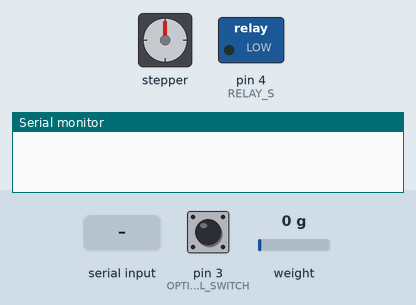
Simulated run of this sketch. Board: Arduino Uno, built with avr-gcc and run on an emulated ATmega328P. Parts: stepper motor, switched loads named in the sketch (green lamp = pin HIGH), the last lines printed to the serial monitor. The test bench sets the inputs (shaded band); at power-on: pin 3 (OPTICAL_SWITCH) HIGH, weight on the scale 0 g. Stepper angles assume 200 steps per turn.

Above: at 2.2 s.
2.3 s: "START" received over Serial
At 3.4 s:
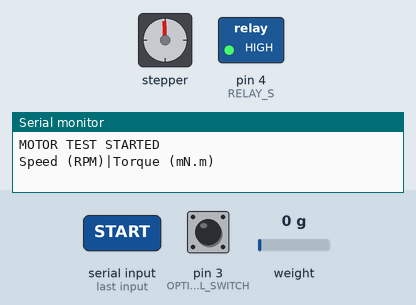
5.3 s: "STOP" received over Serial
At 6.9 s:
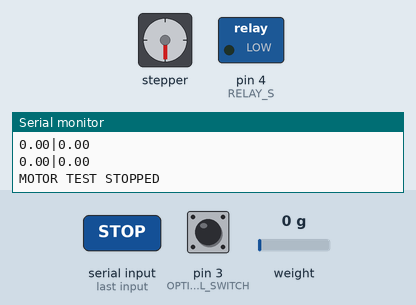
7.8 s: "START" received over Serial
At 9.1 s:
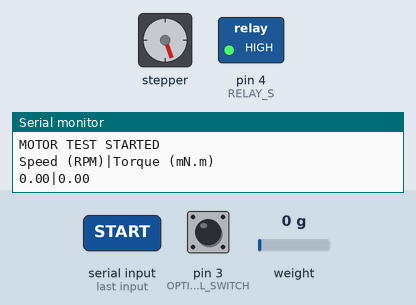
10.8 s: "STOP" received over Serial
At 12.3 s:
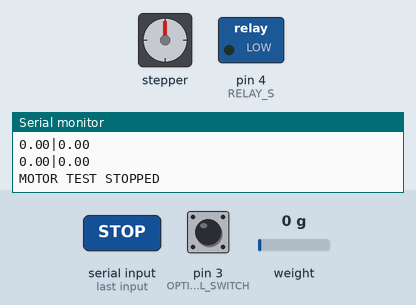
Timing chart, 0 to 13.8 s (numbered marks = the images above; inputs shaded):
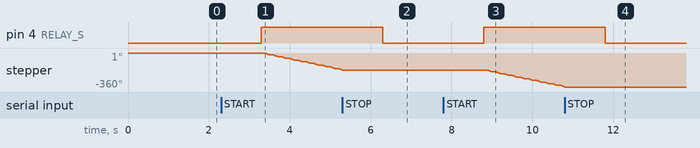

The sketch:

MotorTestBench.ino
```cpp
// Motor Test Bench V1.0
// Developer: Alan Carvalho
// Date: 14/04/2024

#include "AccelStepper.h"  // Library to control the stepper motor
#include "HX711.h"         // Library to control the HX711 module

// HX711 pins
#define LOADCELL_DT 10
#define LOADCELL_SCK 11

// Relay pin
#define RELAY_S 4

// Optical switch pin
#define OPTICAL_SWITCH 3

// Stepper driver pins
#define STEPPER_DIR 6
#define STEPPER_STEP 7

// Bench parameters
#define STEPPER_SPEED -100    // Stepper motor speed
#define ARM_LENGTH 0.035      // Lever arm length (m)
#define ENCODER_POINTS 20.0   // Number of windows in the encoder disk
#define MAX_PULSES 100        // Number of pulses to restart the counting

HX711 loadCell;                                                       // HX711 library object
AccelStepper stepper = AccelStepper(1, STEPPER_STEP, STEPPER_DIR);    // AccelStepper library object

bool running = false;                   // Indicates the test is running
float mass = 0;                         // Mass on the load cell (g)
float torque = 0;                       // Torque generated by the motor (mN.m)
float speed = 0;                        // Motor shaft speed (RPM)
volatile int pulseCount = 0;            // Encoder pulse count
unsigned long currentTime = 0;          // Current time on speed calculation (ms)
unsigned long initialTime = 0;          // Initial time on speed calculation (ms)
const long readingInterval = 100;        // Interval between readings (ms)
unsigned long lastReading = 0;          // Time of the last reading (ms)
const long maximumPulseInterval = 1000; // Maximum time between two encoder pulse to assume it is not running (ms)
unsigned long lastPulseTime = 0;        // Time when the last encoder pulse happened (ms)
const long testFinishInterval = 3000;   // Interval to stop the test after the motor speed gets to zero (ms)
unsigned long zeroSpeedTime = 0;        // Time when the motor speed gets to zero (ms)


void setup()
{
  Serial.begin(115200);  // Open the serial port

  // Configure pins
  pinMode(OPTICAL_SWITCH, INPUT_PULLUP);
  pinMode(RELAY_S, OUTPUT);

  // Configure the HX711 sensor
  loadCell.begin(LOADCELL_DT, LOADCELL_SCK);
  loadCell.set_scale(440);
  loadCell.tare();

  // Configure the interrupt to detect encoder pulses
  attachInterrupt(digitalPinToInterrupt(OPTICAL_SWITCH), countPulse, RISING);

  // Start with the motor turned off
  digitalWrite(RELAY_S, LOW);

  // Set stepper maximum speed
  stepper.setMaxSpeed(100);
}


void loop()
{
  if (Serial.available() > 0)
  {
    String command = Serial.readString();

    if (command.indexOf("START") > -1) startTest();
    else if (command.indexOf("STOP") > -1) stopTest(false);
  }

  if (running)
  {
    stepper.runSpeed();

    if ((millis() - lastReading) > readingInterval)
    {
      // Get all the necessary data
      getSpeed();
      getTorque();

      // Print the collected data on the serial port
      printData();

      lastReading = millis();
    }

    // Encoder is not moving
    if ((millis() - lastPulseTime) > maximumPulseInterval) pulseCount = 0;
  }
}


void getSpeed()
{
  currentTime = millis() - initialTime;
  speed = 60000 * ((pulseCount / ENCODER_POINTS) / currentTime);
  if (speed < 0) speed = 0;

  if (pulseCount > MAX_PULSES)
  {
    pulseCount = 0;
    initialTime = millis();
  }

  //if(speed == 0)
  //{
    //if(zeroSpeedTime == 0) zeroSpeedTime = millis();
    //else if ((millis() - zeroSpeedTime) > testFinishInterval) stopTest(true);
  //}
}

void getTorque()
{
  mass = loadCell.get_units();
  torque = 9.81 * mass * ARM_LENGTH;
  if (torque < 0) torque = 0;
}

void countPulse()
{
  pulseCount++;
  lastPulseTime = millis();
}

void printData()
{
  Serial.print(speed);
  Serial.print("|");
  Serial.print(torque);
  Serial.println("");
}

void startTest()
{
  running = true;

  digitalWrite(RELAY_S, HIGH);

  Serial.println("MOTOR TEST STARTED");
  Serial.println("");
  Serial.println("Speed (RPM)|Torque (mN.m)");

  stepper.setSpeed(STEPPER_SPEED);
}

void stopTest(bool status)
{
  running = false;
  pulseCount = 0;
  zeroSpeedTime = 0;

  digitalWrite(RELAY_S, LOW);

  if (status) Serial.println("MOTOR TEST FINISHED");
  else Serial.println("MOTOR TEST STOPPED");
  Serial.println("");

  stepper.stop();
}
```

Measured:
- after the input at 2.3 s, pin 4 (RELAY_S): LOW → HIGH after 1.0 s; stepper: keeps turning counter-clockwise at about 90°/s, starting after 1.0 s
- after the input at 5.3 s, pin 4 (RELAY_S): HIGH → LOW after 1.0 s; stepper: stops changing and stays -180°
- after the input at 7.8 s, pin 4 (RELAY_S): LOW → HIGH after 1.0 s; stepper: keeps turning counter-clockwise at about 90°/s, starting after 1.0 s
- after the input at 10.8 s, pin 4 (RELAY_S): HIGH → LOW after 1.0 s; stepper: stops changing and stays -360°
